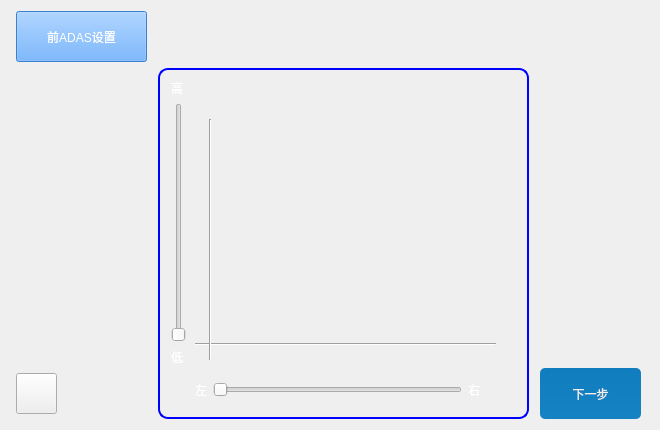
<?xml version="1.0" encoding="UTF-8"?>
<ui version="4.0">
 <class>front_ADAS_setting</class>
 <widget class="QDialog" name="front_ADAS_setting">
  <property name="geometry">
   <rect>
    <x>0</x>
    <y>0</y>
    <width>660</width>
    <height>430</height>
   </rect>
  </property>
  <property name="windowTitle">
   <string>Dialog</string>
  </property>
  <layout class="QGridLayout" name="gridLayout_4">
   <item row="0" column="0">
    <widget class="QPushButton" name="nextButton">
     <property name="enabled">
      <bool>false</bool>
     </property>
     <property name="minimumSize">
      <size>
       <width>131</width>
       <height>51</height>
      </size>
     </property>
     <property name="maximumSize">
      <size>
       <width>131</width>
       <height>51</height>
      </size>
     </property>
     <property name="styleSheet">
      <string notr="true">background-color:rgb(71, 154, 255);
color:rgb(255,255,255)</string>
     </property>
     <property name="text">
      <string>前ADAS设置</string>
     </property>
    </widget>
   </item>
   <item row="0" column="1" colspan="2">
    <spacer name="horizontalSpacer_2">
     <property name="orientation">
      <enum>Qt::Horizontal</enum>
     </property>
     <property name="sizeHint" stdset="0">
      <size>
       <width>481</width>
       <height>20</height>
      </size>
     </property>
    </spacer>
   </item>
   <item row="1" column="0">
    <spacer name="verticalSpacer_2">
     <property name="orientation">
      <enum>Qt::Vertical</enum>
     </property>
     <property name="sizeHint" stdset="0">
      <size>
       <width>20</width>
       <height>295</height>
      </size>
     </property>
    </spacer>
   </item>
   <item row="1" column="2">
    <spacer name="verticalSpacer_3">
     <property name="orientation">
      <enum>Qt::Vertical</enum>
     </property>
     <property name="sizeHint" stdset="0">
      <size>
       <width>20</width>
       <height>295</height>
      </size>
     </property>
    </spacer>
   </item>
   <item row="2" column="0">
    <widget class="QPushButton" name="returnButton">
     <property name="minimumSize">
      <size>
       <width>41</width>
       <height>41</height>
      </size>
     </property>
     <property name="maximumSize">
      <size>
       <width>41</width>
       <height>41</height>
      </size>
     </property>
     <property name="styleSheet">
      <string notr="true">border-image:url(:/icon/Back.png)</string>
     </property>
     <property name="text">
      <string/>
     </property>
    </widget>
   </item>
   <item row="2" column="2">
    <widget class="QPushButton" name="tittleButton">
     <property name="minimumSize">
      <size>
       <width>101</width>
       <height>51</height>
      </size>
     </property>
     <property name="maximumSize">
      <size>
       <width>101</width>
       <height>51</height>
      </size>
     </property>
     <property name="styleSheet">
      <string notr="true">QPushButton{
	border-style: none;
	border: 0px;
	color: #F0F0F0;
	padding: 5px;	
	border-radius:5px;
	background: qlineargradient(spread:pad, x1:0, y1:0, x2:0, y2:1, stop:0 #0F7DBE, stop:1 #1582C3); 
}

.QPushButton[focusPolicy=&quot;0&quot;] {
	border-style: none;
	border: 0px;
	color: #F0F0F0;
	padding: 0px;	
	border-radius:3px;
	background: qlineargradient(spread:pad, x1:0, y1:0, x2:0, y2:1, stop:0 #0F7DBE, stop:1 #1582C3); 
}

.QPushButton:hover{ 
	background: qlineargradient(spread:pad, x1:0, y1:0, x2:0, y2:1, stop:0 #50A3F0, stop:1 #489CEA);
}

.QPushButton:pressed{ 
	background: qlineargradient(spread:pad, x1:0, y1:0, x2:0, y2:1, stop:0 #0F7DBE, stop:1 #1582C3);
}</string>
     </property>
     <property name="text">
      <string>下一步</string>
     </property>
    </widget>
   </item>
   <item row="1" column="1" rowspan="2">
    <widget class="QGroupBox" name="groupBox">
     <property name="minimumSize">
      <size>
       <width>371</width>
       <height>351</height>
      </size>
     </property>
     <property name="maximumSize">
      <size>
       <width>371</width>
       <height>351</height>
      </size>
     </property>
     <property name="styleSheet">
      <string notr="true">QGroupBox{
border-width:2px;
border-style:solid;
border-radius: 10px;
border-color:blue;
margin-top:0.5ex;
}</string>
     </property>
     <property name="title">
      <string/>
     </property>
     <layout class="QGridLayout" name="gridLayout_3" rowstretch="8,1" columnstretch="1,9,1">
      <item row="0" column="0">
       <layout class="QGridLayout" name="gridLayout_2">
        <item row="0" column="0">
         <widget class="QLabel" name="highLabel">
          <property name="styleSheet">
           <string notr="true">font: 75 10pt &quot;微软雅黑&quot;;
color:rgb(255,255,255)</string>
          </property>
          <property name="text">
           <string>高</string>
          </property>
         </widget>
        </item>
        <item row="1" column="0">
         <widget class="QSlider" name="high_low_Slider">
          <property name="orientation">
           <enum>Qt::Vertical</enum>
          </property>
         </widget>
        </item>
        <item row="2" column="0">
         <widget class="QLabel" name="lowLabel">
          <property name="styleSheet">
           <string notr="true">color:rgb(255,255,255)</string>
          </property>
          <property name="text">
           <string>低</string>
          </property>
         </widget>
        </item>
       </layout>
      </item>
      <item row="0" column="1" colspan="2">
       <widget class="QWidget" name="widget" native="true">
        <widget class="Line" name="HorizontalLine">
         <property name="geometry">
          <rect>
           <x>0</x>
           <y>260</y>
           <width>301</width>
           <height>10</height>
          </rect>
         </property>
         <property name="styleSheet">
          <string notr="true">color:
rgb(255, 8, 12)</string>
         </property>
         <property name="orientation">
          <enum>Qt::Horizontal</enum>
         </property>
        </widget>
        <widget class="Line" name="VerticelLine">
         <property name="geometry">
          <rect>
           <x>10</x>
           <y>40</y>
           <width>10</width>
           <height>241</height>
          </rect>
         </property>
         <property name="styleSheet">
          <string notr="true">color:rgb(255, 90, 14)</string>
         </property>
         <property name="orientation">
          <enum>Qt::Vertical</enum>
         </property>
        </widget>
       </widget>
      </item>
      <item row="1" column="0">
       <spacer name="verticalSpacer">
        <property name="orientation">
         <enum>Qt::Vertical</enum>
        </property>
        <property name="sizeHint" stdset="0">
         <size>
          <width>20</width>
          <height>33</height>
         </size>
        </property>
       </spacer>
      </item>
      <item row="1" column="1">
       <layout class="QGridLayout" name="gridLayout">
        <item row="0" column="0">
         <widget class="QLabel" name="leftLabel">
          <property name="styleSheet">
           <string notr="true">color:rgb(255,255,255)</string>
          </property>
          <property name="text">
           <string>左</string>
          </property>
         </widget>
        </item>
        <item row="0" column="1">
         <widget class="QSlider" name="left_right_Slider">
          <property name="styleSheet">
           <string notr="true"/>
          </property>
          <property name="orientation">
           <enum>Qt::Horizontal</enum>
          </property>
         </widget>
        </item>
        <item row="0" column="2">
         <widget class="QLabel" name="rightLabel">
          <property name="styleSheet">
           <string notr="true">color:rgb(255,255,255)</string>
          </property>
          <property name="text">
           <string>右</string>
          </property>
         </widget>
        </item>
       </layout>
      </item>
      <item row="1" column="2">
       <spacer name="horizontalSpacer">
        <property name="orientation">
         <enum>Qt::Horizontal</enum>
        </property>
        <property name="sizeHint" stdset="0">
         <size>
          <width>28</width>
          <height>20</height>
         </size>
        </property>
       </spacer>
      </item>
     </layout>
     <zorder>widget</zorder>
     <zorder>verticalSpacer</zorder>
     <zorder>horizontalSpacer</zorder>
    </widget>
   </item>
  </layout>
 </widget>
 <resources/>
 <connections/>
</ui>
